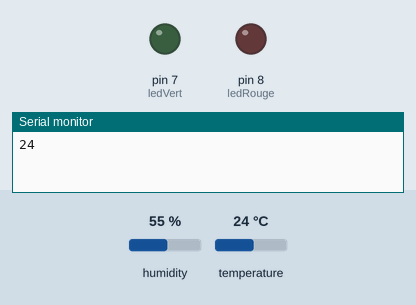
This sketch was run on a simulated Arduino Uno, built with avr-gcc and run on an emulated ATmega328P. Parts: output pins drawn as LEDs (lit = HIGH), the last lines printed to the serial monitor. The inputs (shaded band) are chosen by the test bench; at power-on: temperature 24 °C, humidity 55 %.

Above: at 0.1 s.
At 2.8 s:
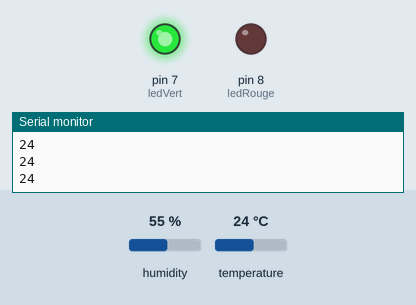
2.9 s: temperature set to 28 °C
At 6.0 s:
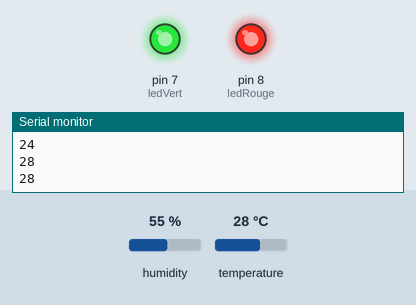
Timing chart, 0 to 7.5 s (numbered marks = the images above; inputs shaded):
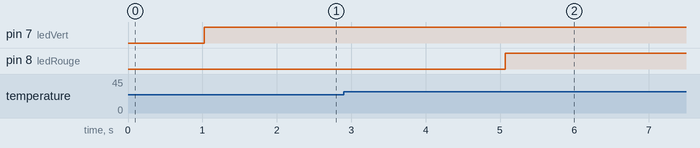

Measured:
- the behaviour switches between 26 and 27 °C on temperature (found by bisection; images 1 and 2)
- after the input at 2.9 s, pin 8 (ledRouge): LOW → HIGH after 2.2 s

The sketch:

sketch_dec21a.ino
```cpp
#include "DHT.h"
#define Type DHT11
#define ledRouge 8
#define ledVert 7
#define sensorPin 2

DHT objectDHT11(sensorPin, Type);

void setup()
{
  Serial.begin(9600);
  objectDHT11.begin();
  pinMode(ledVert, OUTPUT);
  pinMode(ledRouge, OUTPUT);
  }
void loop()
  {
  int temperature = objectDHT11.readTemperature();
  //Serial.print("Temperature = ");
  Serial.print(temperature);
  //Serial.print("°C");
  Serial.println();
  delay(1000);
  if (temperature<=26)
  {
     ledOn (ledVert);
  }
  else {
     ledOn (ledRouge);
     }}
     void ledOn(int ledPin1){
  digitalWrite(ledPin1, HIGH);
  }
  void ledOff(int ledPin2)
  {
  digitalWrite(ledPin2, LOW);
  }
```
